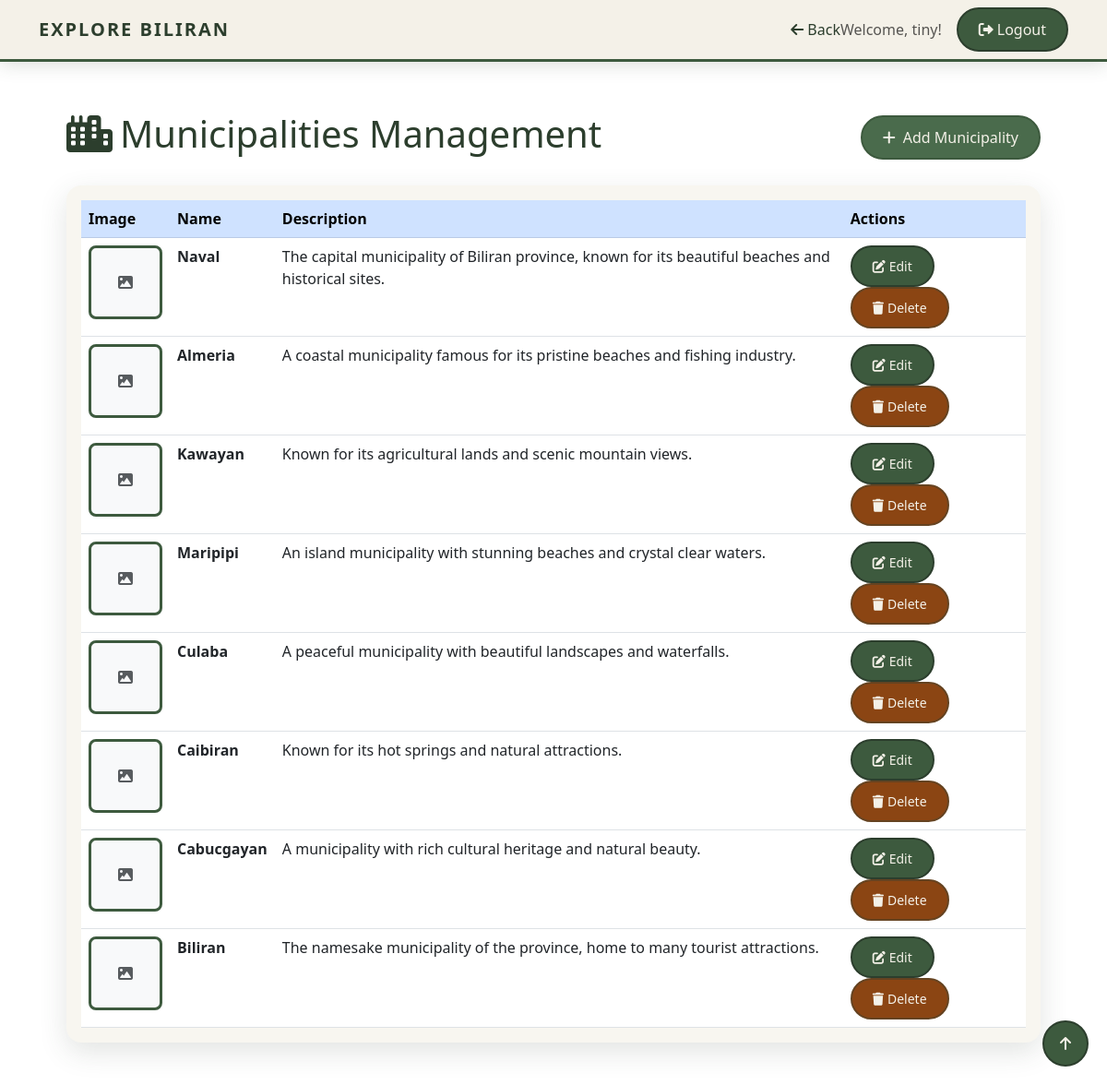
The app's page /admin-dashboard/municipalities/ (signed in) with its own data.
### tourism/models.py (models this page shows, shortened)
class Municipality(models.Model):
    name = models.CharField(max_length=100)
    description = models.TextField()
    image = models.ImageField(upload_to='municipalities/', null=True, blank=True)

### tourism/views.py (the view)
# urls.py: path('municipalities/', views.admin_municipality_list, name='admin_municipality_list'),
@login_required
@user_passes_test(is_admin)
def admin_municipality_list(request):
    municipalities = Municipality.objects.all()
    return render(request, 'tourism/admin_municipality_list.html', {'municipalities': municipalities})

### tourism/views.py (called while the page is built)
def is_admin(user):
    return user.is_authenticated and (user.is_staff or user.is_superuser)

### tourism/templates/tourism/admin_municipality_list.html (shortened to what this page needs)
{% extends 'tourism/base.html' %}
{% load static %}
{% block content %}
<div class="admin-container">
    <div class="d-flex justify-content-between align-items-center mb-4">
        <h1 style="color: #2c3e2d;">
            <i class="fas fa-city me-2"></i>Municipalities Management
        </h1>
        <a href="{% url 'admin_municipality_add' %}" class="btn btn-success">
            <i class="fas fa-plus me-2"></i>Add Municipality
        </a>
    </div>
    <div class="card">
        <div class="card-body">
            {% if municipalities %}
                <div class="table-responsive">
                    <table class="table table-hover">
                        <thead class="table-primary">
                            <tr>
                                <th>Image</th>
                                <th>Name</th>
                                <th>Description</th>
                                <th>Actions</th>
                            </tr>
                        </thead>
                        <tbody>
                            {% for municipality in municipalities %}
                            <tr>
                                <td>
                                    {% if municipality.image %}
                                        <div class="admin-image-frame">
                                            <img src="{{ municipality.image.url }}" alt="{{ municipality.name }}" class="admin-thumbnail">
                                        </div>
                                    {% else %}
                                        <div class="admin-image-frame">
                                            <i class="fas fa-image text-muted"></i>
                                        </div>
                                    {% endif %}
                                </td>
                                <td><strong>{{ municipality.name }}</strong></td>
                                <td>{{ municipality.description|truncatewords:20 }}</td>
                                <td>
                                    <a href="{% url 'admin_municipality_edit' municipality.id %}" class="btn btn-sm btn-primary">
                                        <i class="fas fa-edit me-1"></i>Edit
                                    </a>
                                    <a href="{% url 'admin_municipality_delete' municipality.id %}" class="btn btn-sm btn-danger">
                                        <i class="fas fa-trash me-1"></i>Delete
                                    </a>
                                </td>
                            </tr>
                            {% endfor %}
                        </tbody>
                    </table>
                </div>
            {% else %}
                <div class="text-center py-5">
                    <i class="fas fa-city fa-3x text-muted mb-3"></i>
                    <p class="text-muted">No municipalities found. <a href="{% url 'admin_municipality_add' %}">Add one now!</a></p>
                </div>
            {% endif %}
        </div>
    </div>
</div>
{% endblock %}

### tourism/templates/tourism/base.html (shortened to what this page needs)
<!DOCTYPE html>
<html lang="en">
<head>
    {% load static %}
    <link href="https://cdn.jsdelivr.net/npm/bootstrap@5.3.0/dist/css/bootstrap.min.css" rel="stylesheet">
    <link href="https://cdnjs.cloudflare.com/ajax/libs/font-awesome/6.0.0/css/all.min.css" rel="stylesheet">
</head>
<body>
    {% if user.is_authenticated %}
    <nav class="navbar navbar-expand-lg navbar-light">
        <div class="container">
            <a class="navbar-brand fw-bold d-flex align-items-center gap-2" href="{% if user.is_staff or user.is_superuser %}{% url 'admin_dashboard' %}{% else %}{% url 'home' %}{% endif %}">
                <span class="text-uppercase" style="letter-spacing:2px; color: var(--brand-dark);">Explore Biliran</span>
            </a>
            <div class="navbar-nav ms-auto d-flex align-items-center">
                {% if user.is_staff or user.is_superuser %}
                    {% if request.resolver_match.url_name != 'admin_dashboard' and 'admin' in request.resolver_match.url_name %}
                            <i class="fas fa-arrow-left me-1"></i>Back
                    {% elif request.resolver_match.url_name == 'admin_dashboard' %}
                        <a class="btn btn-primary" href="{% url 'home' %}">
                            <i class="fas fa-home me-1"></i>View Site
                        </a>
                    {% elif request.resolver_match.url_name == 'home' %}
                        <a class="btn btn-primary" href="{% url 'admin_dashboard' %}">
                            <i class="fas fa-tachometer-alt me-1"></i>Back to Admin
                        </a>
                    {% endif %}
                {% else %}
                    {% if request.resolver_match.url_name != 'home' %}
                        {% comment %} <a class="btn btn-outline-secondary me-2" href="{% url 'home' %}"> {% endcomment %}
                    {% endif %}
                {% endif %}
                <span class="navbar-text me-3">
                    Welcome, {{ user.first_name|default:user.username }}!
                </span>
                <button class="btn btn-primary" data-bs-toggle="modal" data-bs-target="#logoutModal">
                    <i class="fas fa-sign-out-alt me-1"></i>Logout
                </button>
            </div>
        </div>
    </nav>
    {% endif %}
    <div class="container mt-4">
        {% block content %}
        {% endblock %}
    </div>
    <button id="scrollToTop" class="btn btn-primary d-flex align-items-center justify-content-center" style="position: fixed; bottom: 20px; right: 20px; z-index: 1000; border-radius: 50%; width: 50px; height: 50px; display: none; padding: 0;">
        <i class="fas fa-arrow-up"></i>
    </button>
</body>
</html>

### tourism/templates/tourism/admin_municipality_list.html (style rules this page uses)
body::before { content: ''; position: fixed; top: 0; left: 0; width: 100%; height: 100%; background: rgba(255, 255, 255, 0.5); backdrop-filter: blur(3px); z-index: -1; }
.admin-container { background: rgba(255, 255, 255, 0.05); border-radius: 15px; padding: 30px; }
.admin-image-frame { width: 80px; height: 80px; border: 3px solid var(--brand-primary); border-radius: 8px; display: flex; align-items: center; justify-content: center; overflow: hidden; background: #f8f9fa; }
.table { margin-bottom: 0; }

### records on screen
Municipality: name "Naval", description "The capital municipality of Biliran province, known for its beautiful beaches and historical sites."
Municipality: name "Almeria", description "A coastal municipality famous for its pristine beaches and fishing industry."
Municipality: name "Kawayan", description "Known for its agricultural lands and scenic mountain views."
Municipality: name "Maripipi", description "An island municipality with stunning beaches and crystal clear waters."
Municipality: name "Culaba", description "A peaceful municipality with beautiful landscapes and waterfalls."
Municipality: name "Caibiran", description "Known for its hot springs and natural attractions."
Municipality: name "Cabucgayan", description "A municipality with rich cultural heritage and natural beauty."
Municipality: name "Biliran", description "The namesake municipality of the province, home to many tourist attractions."

### other values on screen
{{ user.first_name|default:user.username }} "tiny"
